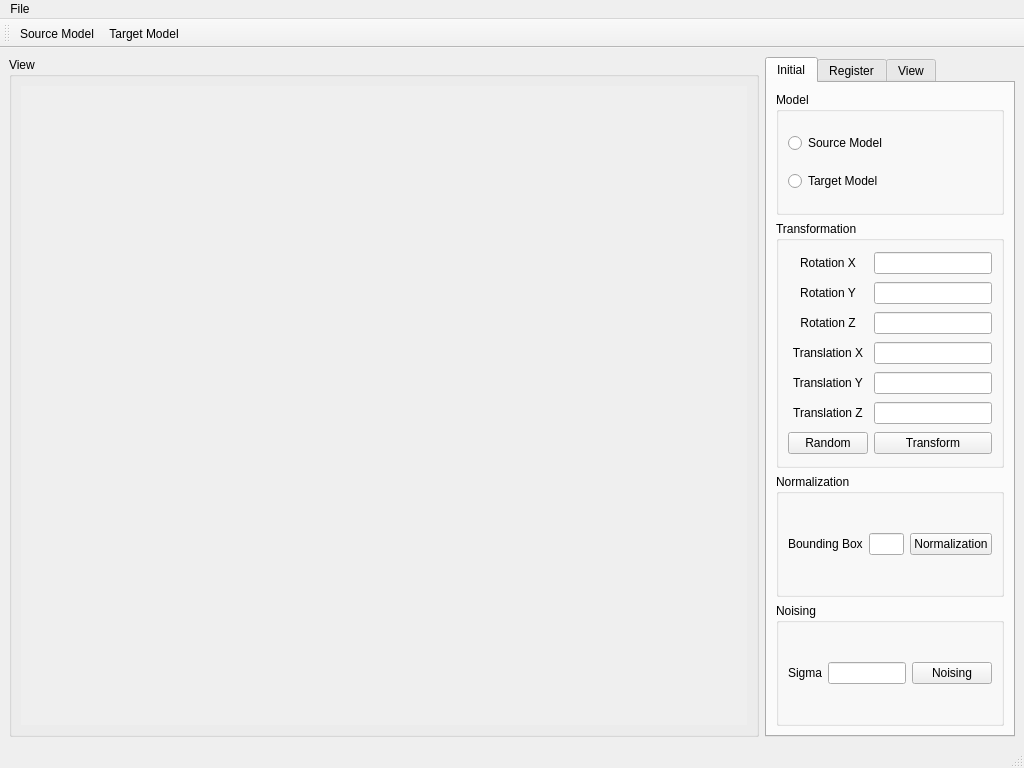
<?xml version="1.0" encoding="UTF-8"?>
<ui version="4.0">
 <class>SimpleView</class>
 <widget class="QMainWindow" name="SimpleView">
  <property name="windowModality">
   <enum>Qt::NonModal</enum>
  </property>
  <property name="geometry">
   <rect>
    <x>0</x>
    <y>0</y>
    <width>1024</width>
    <height>768</height>
   </rect>
  </property>
  <property name="sizePolicy">
   <sizepolicy hsizetype="Expanding" vsizetype="Fixed">
    <horstretch>1</horstretch>
    <verstretch>1</verstretch>
   </sizepolicy>
  </property>
  <property name="windowTitle">
   <string>3D Registration Toolkit</string>
  </property>
  <property name="autoFillBackground">
   <bool>true</bool>
  </property>
  <property name="iconSize">
   <size>
    <width>22</width>
    <height>22</height>
   </size>
  </property>
  <widget class="QWidget" name="Widget_Main">
   <property name="sizePolicy">
    <sizepolicy hsizetype="Fixed" vsizetype="Expanding">
     <horstretch>1</horstretch>
     <verstretch>1</verstretch>
    </sizepolicy>
   </property>
   <property name="autoFillBackground">
    <bool>true</bool>
   </property>
   <layout class="QGridLayout" name="Layout_Main">
    <item row="0" column="0">
     <widget class="QGroupBox" name="GroupBox_View">
      <property name="sizePolicy">
       <sizepolicy hsizetype="MinimumExpanding" vsizetype="Expanding">
        <horstretch>3</horstretch>
        <verstretch>1</verstretch>
       </sizepolicy>
      </property>
      <property name="autoFillBackground">
       <bool>false</bool>
      </property>
      <property name="title">
       <string>View</string>
      </property>
      <layout class="QGridLayout" name="Layout_View">
       <item row="0" column="0">
        <widget class="QVTKWidget" name="VTKWidget_Render" native="true">
         <property name="sizePolicy">
          <sizepolicy hsizetype="Expanding" vsizetype="Expanding">
           <horstretch>1</horstretch>
           <verstretch>1</verstretch>
          </sizepolicy>
         </property>
         <property name="minimumSize">
          <size>
           <width>0</width>
           <height>0</height>
          </size>
         </property>
         <property name="autoFillBackground">
          <bool>true</bool>
         </property>
        </widget>
       </item>
      </layout>
     </widget>
    </item>
    <item row="0" column="1">
     <widget class="QTabWidget" name="TabWidget_Process">
      <property name="enabled">
       <bool>true</bool>
      </property>
      <property name="sizePolicy">
       <sizepolicy hsizetype="Expanding" vsizetype="Expanding">
        <horstretch>1</horstretch>
        <verstretch>1</verstretch>
       </sizepolicy>
      </property>
      <property name="currentIndex">
       <number>0</number>
      </property>
      <widget class="QWidget" name="Widget_Initial">
       <attribute name="title">
        <string>Initial</string>
       </attribute>
       <layout class="QGridLayout" name="Layout_Initial">
        <item row="1" column="0" colspan="2">
         <widget class="QGroupBox" name="GroupBox_Transformation">
          <property name="sizePolicy">
           <sizepolicy hsizetype="Preferred" vsizetype="Preferred">
            <horstretch>1</horstretch>
            <verstretch>2</verstretch>
           </sizepolicy>
          </property>
          <property name="title">
           <string>Transformation</string>
          </property>
          <layout class="QGridLayout" name="Layout_Transformation">
           <item row="1" column="1">
            <widget class="QLineEdit" name="LineEdit_RotationY"/>
           </item>
           <item row="0" column="0">
            <widget class="QLabel" name="Label_RotationX">
             <property name="text">
              <string>Rotation X</string>
             </property>
             <property name="alignment">
              <set>Qt::AlignCenter</set>
             </property>
            </widget>
           </item>
           <item row="0" column="1">
            <widget class="QLineEdit" name="LineEdit_RotationX"/>
           </item>
           <item row="1" column="0">
            <widget class="QLabel" name="Label_RotationY">
             <property name="text">
              <string>Rotation Y</string>
             </property>
             <property name="alignment">
              <set>Qt::AlignCenter</set>
             </property>
            </widget>
           </item>
           <item row="2" column="0">
            <widget class="QLabel" name="Label_RotationZ">
             <property name="text">
              <string>Rotation Z</string>
             </property>
             <property name="alignment">
              <set>Qt::AlignCenter</set>
             </property>
            </widget>
           </item>
           <item row="2" column="1">
            <widget class="QLineEdit" name="LineEdit_RotationZ"/>
           </item>
           <item row="8" column="1">
            <widget class="QLineEdit" name="LineEdit_TranslationZ"/>
           </item>
           <item row="8" column="0">
            <widget class="QLabel" name="Label_TranslationZ">
             <property name="text">
              <string>Translation Z</string>
             </property>
             <property name="alignment">
              <set>Qt::AlignCenter</set>
             </property>
            </widget>
           </item>
           <item row="6" column="0">
            <widget class="QLabel" name="Label_TranslationY">
             <property name="text">
              <string>Translation Y</string>
             </property>
             <property name="alignment">
              <set>Qt::AlignCenter</set>
             </property>
            </widget>
           </item>
           <item row="3" column="0">
            <widget class="QLabel" name="Label_TranslationX">
             <property name="text">
              <string>Translation X</string>
             </property>
             <property name="alignment">
              <set>Qt::AlignCenter</set>
             </property>
            </widget>
           </item>
           <item row="6" column="1">
            <widget class="QLineEdit" name="LineEdit_TranslationX"/>
           </item>
           <item row="3" column="1">
            <widget class="QLineEdit" name="LineEdit_TranslationY"/>
           </item>
           <item row="9" column="1">
            <widget class="QPushButton" name="PushButton_Transform">
             <property name="text">
              <string>Transform</string>
             </property>
            </widget>
           </item>
           <item row="9" column="0">
            <widget class="QPushButton" name="PushButton_RandomT">
             <property name="text">
              <string>Random</string>
             </property>
            </widget>
           </item>
          </layout>
         </widget>
        </item>
        <item row="0" column="0" colspan="2">
         <widget class="QGroupBox" name="GroupBox_ModelChoice">
          <property name="enabled">
           <bool>true</bool>
          </property>
          <property name="sizePolicy">
           <sizepolicy hsizetype="Expanding" vsizetype="Expanding">
            <horstretch>1</horstretch>
            <verstretch>1</verstretch>
           </sizepolicy>
          </property>
          <property name="title">
           <string>Model</string>
          </property>
          <layout class="QGridLayout" name="Layout_ModelChoice">
           <item row="0" column="0">
            <widget class="QRadioButton" name="RadioButton_Source">
             <property name="text">
              <string>Source Model</string>
             </property>
            </widget>
           </item>
           <item row="1" column="0">
            <widget class="QRadioButton" name="RadioButton_Target">
             <property name="text">
              <string>Target Model</string>
             </property>
            </widget>
           </item>
          </layout>
         </widget>
        </item>
        <item row="2" column="0" colspan="2">
         <widget class="QGroupBox" name="GroupBox_Normalization">
          <property name="sizePolicy">
           <sizepolicy hsizetype="Expanding" vsizetype="Expanding">
            <horstretch>1</horstretch>
            <verstretch>1</verstretch>
           </sizepolicy>
          </property>
          <property name="title">
           <string>Normalization</string>
          </property>
          <layout class="QGridLayout" name="Layout_Normalization">
           <item row="0" column="1">
            <widget class="QLineEdit" name="LineEdit_Bounding"/>
           </item>
           <item row="0" column="0">
            <widget class="QLabel" name="Label_Bounding">
             <property name="text">
              <string>Bounding Box</string>
             </property>
            </widget>
           </item>
           <item row="0" column="2">
            <widget class="QPushButton" name="PushButton_Normalization">
             <property name="text">
              <string>Normalization</string>
             </property>
            </widget>
           </item>
          </layout>
         </widget>
        </item>
        <item row="3" column="0" colspan="2">
         <widget class="QGroupBox" name="GroupBox_Noising">
          <property name="sizePolicy">
           <sizepolicy hsizetype="Expanding" vsizetype="Expanding">
            <horstretch>1</horstretch>
            <verstretch>1</verstretch>
           </sizepolicy>
          </property>
          <property name="title">
           <string>Noising</string>
          </property>
          <layout class="QGridLayout" name="GridLayout_Noising">
           <item row="0" column="1">
            <widget class="QLineEdit" name="LineEdit_Sigma">
             <property name="sizePolicy">
              <sizepolicy hsizetype="Expanding" vsizetype="Fixed">
               <horstretch>1</horstretch>
               <verstretch>0</verstretch>
              </sizepolicy>
             </property>
            </widget>
           </item>
           <item row="0" column="0">
            <widget class="QLabel" name="Label_Sigma">
             <property name="sizePolicy">
              <sizepolicy hsizetype="Fixed" vsizetype="Preferred">
               <horstretch>1</horstretch>
               <verstretch>0</verstretch>
              </sizepolicy>
             </property>
             <property name="text">
              <string>Sigma</string>
             </property>
            </widget>
           </item>
           <item row="0" column="2">
            <widget class="QPushButton" name="PushButton_Noising">
             <property name="text">
              <string>Noising</string>
             </property>
            </widget>
           </item>
          </layout>
         </widget>
        </item>
       </layout>
      </widget>
      <widget class="QWidget" name="Widget_Register">
       <attribute name="title">
        <string>Register</string>
       </attribute>
       <layout class="QGridLayout" name="Layout_Register">
        <item row="1" column="0">
         <widget class="QGroupBox" name="GroupBox_SamplingDensity">
          <property name="sizePolicy">
           <sizepolicy hsizetype="Expanding" vsizetype="Fixed">
            <horstretch>0</horstretch>
            <verstretch>0</verstretch>
           </sizepolicy>
          </property>
          <property name="title">
           <string>Sampling Density</string>
          </property>
          <layout class="QGridLayout" name="Layout_SamplingDensity">
           <item row="0" column="1">
            <widget class="QLineEdit" name="LineEdit_SourceSD"/>
           </item>
           <item row="4" column="1">
            <widget class="QLineEdit" name="LineEdit_TargetSD"/>
           </item>
           <item row="0" column="0">
            <widget class="QLabel" name="Label_SourceSD">
             <property name="sizePolicy">
              <sizepolicy hsizetype="Expanding" vsizetype="Expanding">
               <horstretch>0</horstretch>
               <verstretch>0</verstretch>
              </sizepolicy>
             </property>
             <property name="text">
              <string>Source Model</string>
             </property>
            </widget>
           </item>
           <item row="3" column="0" rowspan="2">
            <widget class="QLabel" name="Label_TargetSD">
             <property name="text">
              <string>Target Model</string>
             </property>
            </widget>
           </item>
          </layout>
         </widget>
        </item>
        <item row="0" column="0">
         <widget class="QPushButton" name="PushButton_LMICP">
          <property name="text">
           <string>LMICP</string>
          </property>
         </widget>
        </item>
        <item row="2" column="0">
         <widget class="QPushButton" name="PushButton_ConvexHull">
          <property name="text">
           <string>Convex Hull Extraction</string>
          </property>
         </widget>
        </item>
        <item row="3" column="0">
         <widget class="QPushButton" name="PushButton_3PCHM">
          <property name="text">
           <string>3PCHM</string>
          </property>
         </widget>
        </item>
       </layout>
      </widget>
      <widget class="QWidget" name="Widget_View">
       <attribute name="title">
        <string>View</string>
       </attribute>
       <layout class="QGridLayout" name="gridLayout_2">
        <item row="0" column="0">
         <widget class="QGroupBox" name="GroupBox_ViewModel">
          <property name="sizePolicy">
           <sizepolicy hsizetype="Preferred" vsizetype="Preferred">
            <horstretch>0</horstretch>
            <verstretch>1</verstretch>
           </sizepolicy>
          </property>
          <property name="title">
           <string>ViewModel</string>
          </property>
          <layout class="QGridLayout" name="gridLayout_3">
           <item row="0" column="0">
            <widget class="QCheckBox" name="ViewCheck_Source">
             <property name="text">
              <string>Source</string>
             </property>
            </widget>
           </item>
           <item row="1" column="0">
            <widget class="QCheckBox" name="ViewCheck_Target">
             <property name="text">
              <string>Target</string>
             </property>
            </widget>
           </item>
           <item row="0" column="3">
            <widget class="QLineEdit" name="LineEdit_SourceB">
             <property name="sizePolicy">
              <sizepolicy hsizetype="Expanding" vsizetype="Fixed">
               <horstretch>1</horstretch>
               <verstretch>0</verstretch>
              </sizepolicy>
             </property>
            </widget>
           </item>
           <item row="0" column="2">
            <widget class="QLineEdit" name="LineEdit_SourceG">
             <property name="sizePolicy">
              <sizepolicy hsizetype="Expanding" vsizetype="Fixed">
               <horstretch>1</horstretch>
               <verstretch>0</verstretch>
              </sizepolicy>
             </property>
            </widget>
           </item>
           <item row="0" column="1">
            <widget class="QLineEdit" name="LineEdit_SourceR">
             <property name="sizePolicy">
              <sizepolicy hsizetype="Expanding" vsizetype="Fixed">
               <horstretch>1</horstretch>
               <verstretch>0</verstretch>
              </sizepolicy>
             </property>
            </widget>
           </item>
           <item row="1" column="1">
            <widget class="QLineEdit" name="LineEdit_TargetR">
             <property name="sizePolicy">
              <sizepolicy hsizetype="Expanding" vsizetype="Fixed">
               <horstretch>1</horstretch>
               <verstretch>0</verstretch>
              </sizepolicy>
             </property>
            </widget>
           </item>
           <item row="1" column="2">
            <widget class="QLineEdit" name="LineEdit_TargetG">
             <property name="sizePolicy">
              <sizepolicy hsizetype="Expanding" vsizetype="Fixed">
               <horstretch>1</horstretch>
               <verstretch>0</verstretch>
              </sizepolicy>
             </property>
            </widget>
           </item>
           <item row="1" column="3">
            <widget class="QLineEdit" name="LineEdit_TargetB">
             <property name="sizePolicy">
              <sizepolicy hsizetype="Expanding" vsizetype="Fixed">
               <horstretch>1</horstretch>
               <verstretch>0</verstretch>
              </sizepolicy>
             </property>
            </widget>
           </item>
          </layout>
         </widget>
        </item>
        <item row="2" column="0">
         <widget class="QPushButton" name="PushButton_Render">
          <property name="minimumSize">
           <size>
            <width>10</width>
            <height>0</height>
           </size>
          </property>
          <property name="maximumSize">
           <size>
            <width>120</width>
            <height>100</height>
           </size>
          </property>
          <property name="layoutDirection">
           <enum>Qt::RightToLeft</enum>
          </property>
          <property name="autoFillBackground">
           <bool>false</bool>
          </property>
          <property name="text">
           <string>Render</string>
          </property>
         </widget>
        </item>
        <item row="1" column="0">
         <widget class="QGroupBox" name="groupBox">
          <property name="sizePolicy">
           <sizepolicy hsizetype="Preferred" vsizetype="Preferred">
            <horstretch>0</horstretch>
            <verstretch>3</verstretch>
           </sizepolicy>
          </property>
          <property name="maximumSize">
           <size>
            <width>16777214</width>
            <height>16777215</height>
           </size>
          </property>
          <property name="title">
           <string>ViewType</string>
          </property>
          <layout class="QGridLayout" name="gridLayout_4">
           <item row="4" column="1" colspan="3">
            <widget class="QCheckBox" name="ViewCheck_PointData">
             <property name="sizePolicy">
              <sizepolicy hsizetype="Minimum" vsizetype="Fixed">
               <horstretch>1</horstretch>
               <verstretch>0</verstretch>
              </sizepolicy>
             </property>
             <property name="text">
              <string>PointData</string>
             </property>
            </widget>
           </item>
           <item row="7" column="1">
            <widget class="QLabel" name="Label_PolyDataOpacity">
             <property name="sizePolicy">
              <sizepolicy hsizetype="Expanding" vsizetype="Preferred">
               <horstretch>1</horstretch>
               <verstretch>0</verstretch>
              </sizepolicy>
             </property>
             <property name="maximumSize">
              <size>
               <width>16777215</width>
               <height>16777215</height>
              </size>
             </property>
             <property name="text">
              <string>Opacity</string>
             </property>
            </widget>
           </item>
           <item row="0" column="1" colspan="3">
            <widget class="QCheckBox" name="ViewCheck_Axis">
             <property name="sizePolicy">
              <sizepolicy hsizetype="Expanding" vsizetype="Fixed">
               <horstretch>1</horstretch>
               <verstretch>0</verstretch>
              </sizepolicy>
             </property>
             <property name="text">
              <string>Axis</string>
             </property>
            </widget>
           </item>
           <item row="5" column="2" colspan="2">
            <widget class="QLineEdit" name="LineEdit_PointDataOpacity">
             <property name="sizePolicy">
              <sizepolicy hsizetype="Expanding" vsizetype="Fixed">
               <horstretch>2</horstretch>
               <verstretch>0</verstretch>
              </sizepolicy>
             </property>
            </widget>
           </item>
           <item row="7" column="2" colspan="2">
            <widget class="QLineEdit" name="LineEdit_PolyDataOpacity">
             <property name="sizePolicy">
              <sizepolicy hsizetype="Expanding" vsizetype="Fixed">
               <horstretch>2</horstretch>
               <verstretch>0</verstretch>
              </sizepolicy>
             </property>
            </widget>
           </item>
           <item row="5" column="1">
            <widget class="QLabel" name="Label_PointDataOpacity">
             <property name="sizePolicy">
              <sizepolicy hsizetype="Expanding" vsizetype="Preferred">
               <horstretch>1</horstretch>
               <verstretch>0</verstretch>
              </sizepolicy>
             </property>
             <property name="maximumSize">
              <size>
               <width>16777215</width>
               <height>16777215</height>
              </size>
             </property>
             <property name="text">
              <string>Opacity</string>
             </property>
            </widget>
           </item>
           <item row="8" column="1" colspan="3">
            <widget class="QCheckBox" name="ViewCheck_ConvexHull">
             <property name="sizePolicy">
              <sizepolicy hsizetype="Expanding" vsizetype="Fixed">
               <horstretch>0</horstretch>
               <verstretch>0</verstretch>
              </sizepolicy>
             </property>
             <property name="text">
              <string>ConvexHullData</string>
             </property>
            </widget>
           </item>
           <item row="6" column="1" colspan="3">
            <widget class="QCheckBox" name="ViewCheck_PolyData">
             <property name="sizePolicy">
              <sizepolicy hsizetype="Minimum" vsizetype="Fixed">
               <horstretch>1</horstretch>
               <verstretch>0</verstretch>
              </sizepolicy>
             </property>
             <property name="text">
              <string>PolyData</string>
             </property>
            </widget>
           </item>
           <item row="9" column="1">
            <widget class="QLabel" name="Label_ConvexHullOpacity">
             <property name="sizePolicy">
              <sizepolicy hsizetype="Expanding" vsizetype="Preferred">
               <horstretch>1</horstretch>
               <verstretch>0</verstretch>
              </sizepolicy>
             </property>
             <property name="maximumSize">
              <size>
               <width>16777215</width>
               <height>16777215</height>
              </size>
             </property>
             <property name="text">
              <string>Opacity</string>
             </property>
            </widget>
           </item>
           <item row="9" column="2" colspan="2">
            <widget class="QLineEdit" name="LineEdit_ConvexHullOpacity">
             <property name="sizePolicy">
              <sizepolicy hsizetype="Expanding" vsizetype="Fixed">
               <horstretch>2</horstretch>
               <verstretch>0</verstretch>
              </sizepolicy>
             </property>
            </widget>
           </item>
          </layout>
         </widget>
        </item>
       </layout>
      </widget>
     </widget>
    </item>
   </layout>
  </widget>
  <widget class="QMenuBar" name="menubar">
   <property name="geometry">
    <rect>
     <x>0</x>
     <y>0</y>
     <width>1024</width>
     <height>23</height>
    </rect>
   </property>
   <widget class="QMenu" name="menuFile">
    <property name="title">
     <string>File</string>
    </property>
    <addaction name="Action_OpenSource"/>
    <addaction name="Action_OpenTarget"/>
    <addaction name="separator"/>
    <addaction name="Action_Exit"/>
   </widget>
   <addaction name="menuFile"/>
  </widget>
  <widget class="QStatusBar" name="StatusBar"/>
  <widget class="QToolBar" name="toolBar">
   <property name="sizePolicy">
    <sizepolicy hsizetype="Expanding" vsizetype="Fixed">
     <horstretch>0</horstretch>
     <verstretch>0</verstretch>
    </sizepolicy>
   </property>
   <property name="orientation">
    <enum>Qt::Horizontal</enum>
   </property>
   <property name="iconSize">
    <size>
     <width>22</width>
     <height>22</height>
    </size>
   </property>
   <attribute name="toolBarArea">
    <enum>TopToolBarArea</enum>
   </attribute>
   <attribute name="toolBarBreak">
    <bool>false</bool>
   </attribute>
   <addaction name="Action_OpenSource"/>
   <addaction name="Action_OpenTarget"/>
  </widget>
  <action name="Action_OpenSource">
   <property name="enabled">
    <bool>true</bool>
   </property>
   <property name="text">
    <string>Source Model</string>
   </property>
   <property name="iconText">
    <string>Source Model</string>
   </property>
   <property name="toolTip">
    <string>Source Model</string>
   </property>
  </action>
  <action name="Action_Exit">
   <property name="text">
    <string>Exit</string>
   </property>
  </action>
  <action name="Action_OpenTarget">
   <property name="enabled">
    <bool>true</bool>
   </property>
   <property name="text">
    <string>Target Model</string>
   </property>
   <property name="iconText">
    <string>Target Model</string>
   </property>
   <property name="toolTip">
    <string>Target Model</string>
   </property>
  </action>
 </widget>
 <customwidgets>
  <customwidget>
   <class>QVTKWidget</class>
   <extends>QWidget</extends>
   <header>QVTKWidget.h</header>
  </customwidget>
 </customwidgets>
 <resources>
  <include location="Icons/icons.qrc"/>
 </resources>
 <connections/>
</ui>
